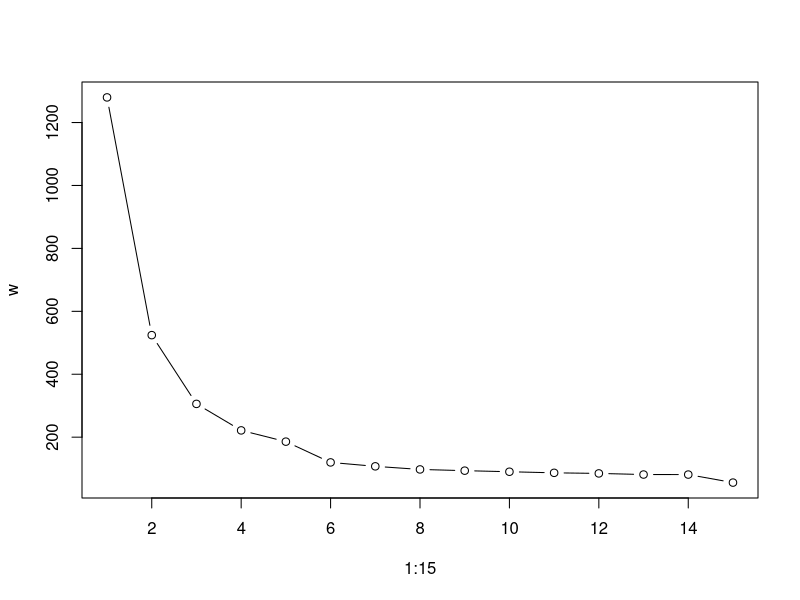
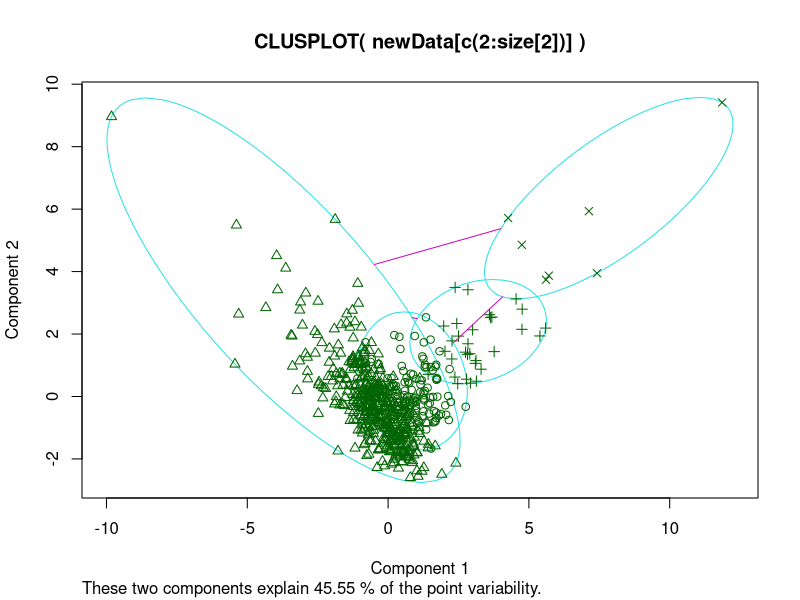
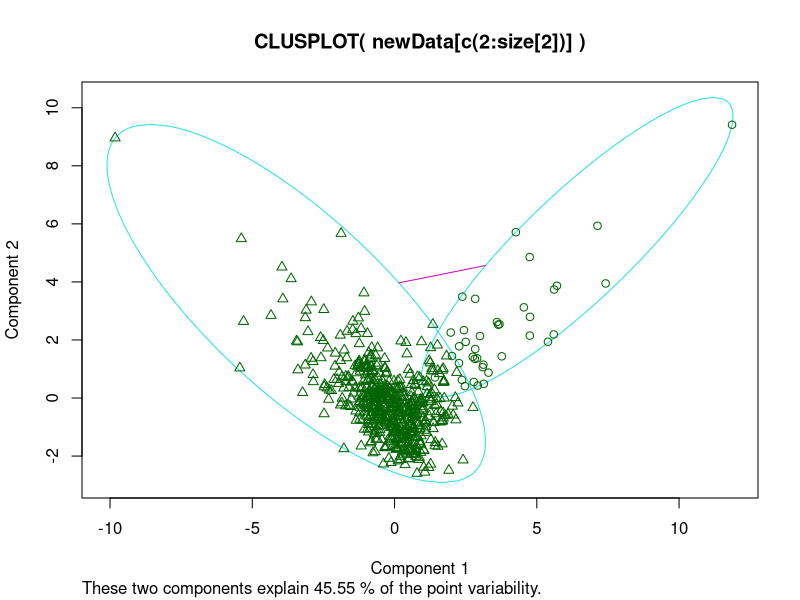

R code for these plots, in order:
library(ggplot2)
library(cluster)

data <- read.csv("census.csv")
dim(data)

#Preparing data
newData <- data.frame(data$Town.Village_Code,data$No.of.Households,data$Total.Population.Person,data$Scheduled.Castes.population.Person
                      ,data$Scheduled.Tribes.population.Person,data$Literates.Population.Female,
                      data$Main.Household.Industries.Population.Person,data$Non.Working.Population.Person,
                      data$Marginal.Worker.Population.Person,data$Main.Working.Population.Female,
                      data$Main.Agricultural.Labourers.Population.Person)



#dim(newData)



newData$data.Scheduled.Castes.population.Person <- newData$data.Scheduled.Castes.population.Person/newData$data.Total.Population.Person
newData$data.Scheduled.Tribes.population.Person <- newData$data.Scheduled.Tribes.population.Person/newData$data.Total.Population.Person
newData$data.Literates.Population.Female <- newData$data.Literates.Population.Female/data$Total.Population.Female
newData$data.Marginal.Worker.Population.Person <- newData$data.Marginal.Worker.Population.Person/newData$data.Total.Population.Person
newData$data.Non.Working.Population.Person <- newData$data.Non.Working.Population.Person/newData$data.Total.Population.Person
newData$data.Main.Household.Industries.Population.Person <- newData$data.Main.Household.Industries.Population.Person/newData$data.Total.Population.Person
newData$data.Main.Working.Population.Female <- newData$data.Main.Working.Population.Female/data$Total.Population.Female
newData$data.Main.Agricultural.Labourers.Population.Person <- newData$data.Main.Agricultural.Labourers.Population.Person/newData$data.Total.Population.Person

#Removing NA's
newData$data.Scheduled.Castes.population.Person <- ifelse(is.na(newData$data.Scheduled.Castes.population.Person),mean(newData$data.Scheduled.Castes.population.Person,
                                                                                                                      na.rm = T),newData$data.Scheduled.Castes.population.Person)
newData$data.Main.Agricultural.Labourers.Population.Person <- ifelse(is.na(newData$data.Main.Agricultural.Labourers.Population.Person),mean(newData$data.Main.Agricultural.Labourers.Population.Person,
                                                                                                                      na.rm = T),newData$data.Main.Agricultural.Labourers.Population.Person)
newData$data.Main.Working.Population.Female <- ifelse(is.na(newData$data.Main.Working.Population.Female),mean(newData$data.Main.Working.Population.Female,
                                                                                                                      na.rm = T),newData$data.Main.Working.Population.Female)
newData$data.Marginal.Worker.Population.Person <- ifelse(is.na(newData$data.Marginal.Worker.Population.Person),mean(newData$data.Marginal.Worker.Population.Person,
                                                                                                                      na.rm = T),newData$data.Marginal.Worker.Population.Person)
newData$data.Non.Working.Population.Person <- ifelse(is.na(newData$data.Non.Working.Population.Person),mean(newData$data.Non.Working.Population.Person,
                                                                                                                      na.rm = T),newData$data.Non.Working.Population.Person)
newData$data.Main.Household.Industries.Population.Person <- ifelse(is.na(newData$data.Main.Household.Industries.Population.Person),mean(newData$data.Main.Household.Industries.Population.Person,
                                                                                                                      na.rm = T),newData$data.Main.Household.Industries.Population.Person)
newData$data.Literates.Population.Female <- ifelse(is.na(newData$data.Literates.Population.Female),mean(newData$data.Literates.Population.Female,
                                                                                                                      na.rm = T),newData$data.Literates.Population.Female)
newData$data.Scheduled.Tribes.population.Person <- ifelse(is.na(newData$data.Scheduled.Tribes.population.Person),mean(newData$data.Scheduled.Tribes.population.Person,
                                                                                                                      na.rm = T),newData$data.Scheduled.Tribes.population.Person)

newData <- newData[data$Town.Village_Code > 0,]
dim(newData)
str(newData)
summary(newData)

#Scaling total population and number of households

newData$data.No.of.Households <- scale(newData$data.No.of.Households)
newData$data.Total.Population.Person <- scale(newData$data.Total.Population.Person)

#Finding the best value for K by elbow method

w <- rep(1,14)

size <- dim(newData)
print(size[2])

set.seed(12)

for (i in 1:15){
  w[i] <- sum(kmeans(newData[c(2:size[2])],centers=i)$withinss)
}
print(w)

plot(1:15,w,type = "b")

#Selecting K value as 4

finalModel = kmeans(newData[c(2:size[2])],centers=4)
finalModel$size
clusplot(newData[c(2:size[2])],finalModel$cluster)
newData$cluster <-  finalModel$cluster

str(newData)
outputData <- data.frame(newData$data.Town.Village_Code)
outputData$Cluster <- finalModel$cluster
write.csv(outputData,file = "Resul.csv")

#Selecting K value as 2
finalModel2 <- kmeans(newData[c(2:size[2])],centers=2)
finalModel2$size
clusplot(newData[c(2:size[2])],finalModel2$cluster)
newData$cluster <-  finalModel2$cluster

str(newData)
outputData <- data.frame(newData$data.Town.Village_Code)
outputData$Cluster <- finalModel2$cluster
write.csv(outputData,file = "ResulE.csv")








